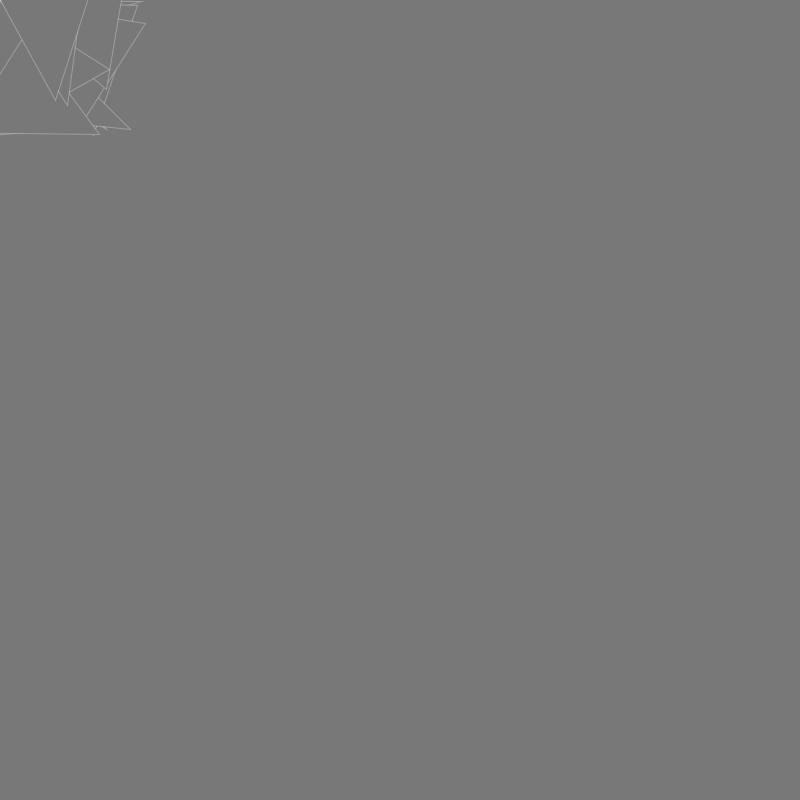
Frame 1 (no input)
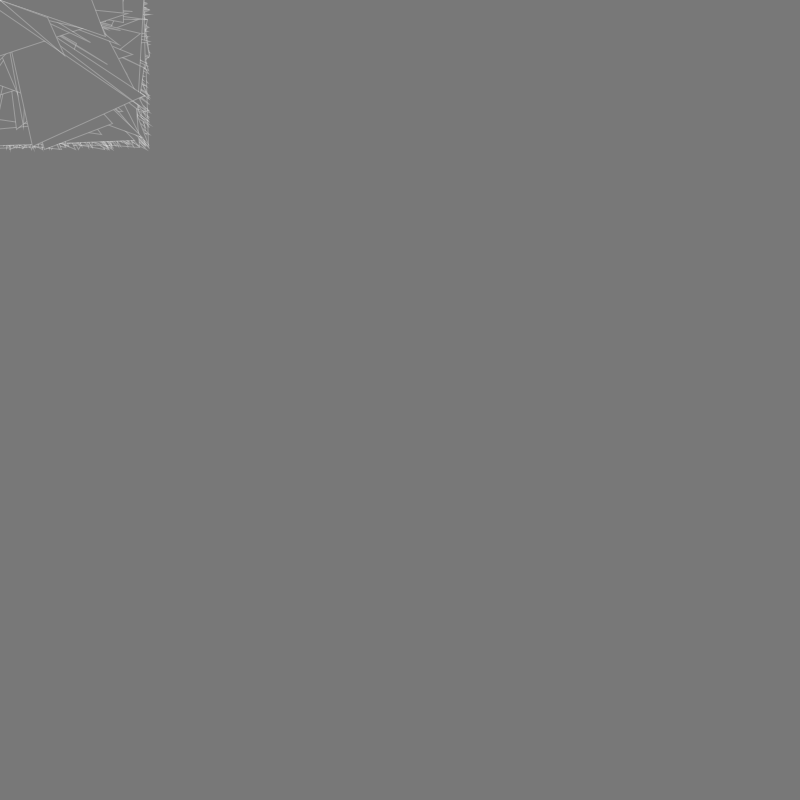
Frame 60 (the mouse pressed at the canvas centre just before this capture)
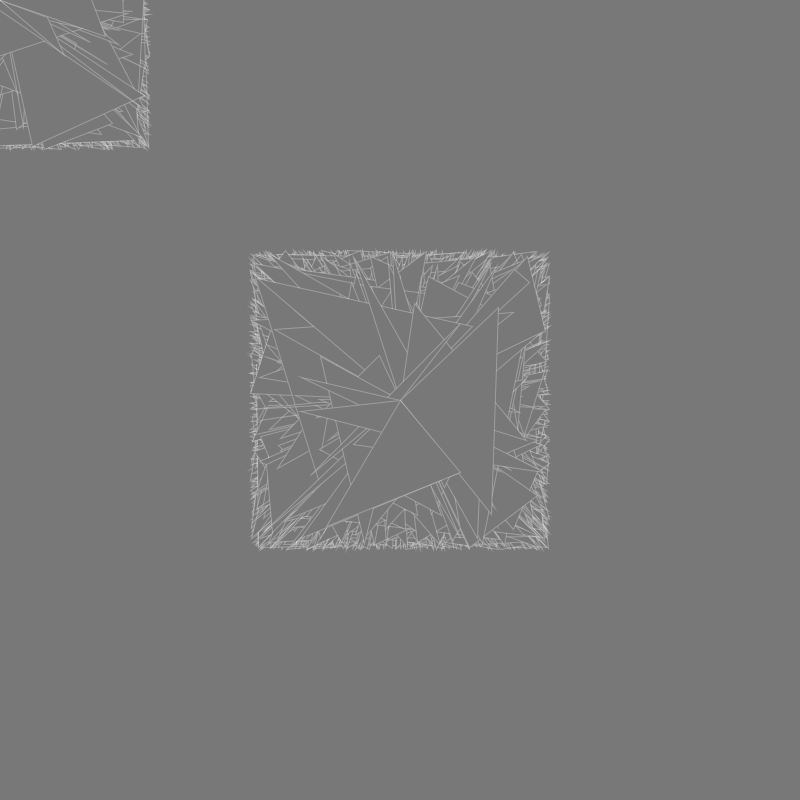
Frame 120 (the mouse held since frame 60 and released just before this capture)

The Processing sketch that drew these frames (run headless with seeded random() and noise(); from frame 60 on, the mouse is pressed at the canvas centre):

// Processing sketch: processing_111980
// ── processing_111980.pde

int randomOffset = 150;
int transparency = 70;

void setup() {
  size( 800, 800 );
  background( 120 );
  frameRate(25);
}

void draw() {
  fill(120);
  stroke( 255 , transparency );
  
  for( int i=0; i < 80; i++ ) {
    float startX = random( randomOffset * -1, randomOffset );
    float startY = random( randomOffset * -1, randomOffset );
    float endX   = random( randomOffset * -1, randomOffset );
    float endY   = random( randomOffset * -1, randomOffset );
    triangle( mouseX + startX , mouseY + startY  , mouseX + endX  , mouseY + endY  , mouseX, mouseY);
  }
}
